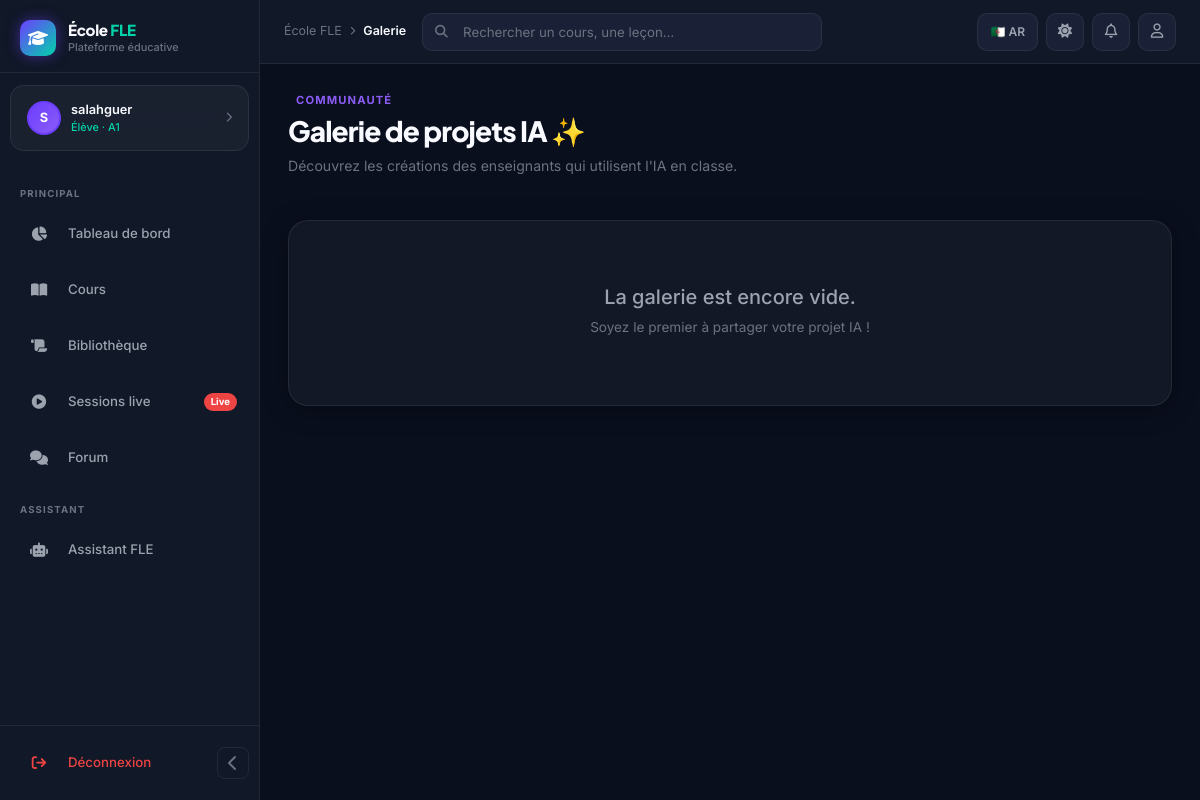
/ai/gallery/ (signed in), run on the app's committed database.
### apps/accounts/models.py (models this page shows, shortened)
class User(AbstractUser):
    class Role(models.TextChoices):
        ADMIN = 'admin', _('Administrateur')
        TEACHER = 'teacher', _('Enseignant')
        STUDENT = 'student', _('Élève')
        GUEST = 'guest', _('Visiteur')
    class Level(models.TextChoices):
        A1 = 'A1', 'A1 - Débutant'
        A2 = 'A2', 'A2 - Élémentaire'
        B1 = 'B1', 'B1 - Intermédiaire'
    role = models.CharField(
        max_length=20,
        choices=Role.choices,
        default=Role.STUDENT,
        verbose_name=_('Rôle'),
    )
    bio = models.TextField(blank=True, verbose_name=_('Biographie'))
    avatar = models.ImageField(
        upload_to='avatars/',
        null=True,
        blank=True,
        verbose_name=_('Avatar'),
    )
    level = models.CharField(
        max_length=5,
        choices=Level.choices,
        default=Level.A1,
        blank=True,
        verbose_name=_('Niveau'),
    )
    phone = models.CharField(max_length=20, blank=True, verbose_name=_('Téléphone'))
    date_of_birth = models.DateField(null=True, blank=True, verbose_name=_('Date de naissance'))
    preferred_language = models.CharField(
        max_length=5,
        choices=[('fr', 'Français'), ('ar', 'العربية')],
        default='fr',
        verbose_name=_('Langue préférée'),
    )
    is_email_verified = models.BooleanField(default=False)
    created_at = models.DateTimeField(auto_now_add=True)
    updated_at = models.DateTimeField(auto_now=True)
    specialization = models.CharField(max_length=200, blank=True, verbose_name=_('Spécialisation'))
    years_experience = models.PositiveSmallIntegerField(null=True, blank=True)
    class Meta:
        verbose_name = _('Utilisateur')
        verbose_name_plural = _('Utilisateurs')
        ordering = ['-date_joined']
    @property
    def is_teacher(self):
        return self.role == self.Role.TEACHER
    @property
    def is_student(self):
        return self.role == self.Role.STUDENT
    @property
    def is_platform_admin(self):
        return self.role == self.Role.ADMIN or self.is_superuser

### apps/ai_tools/views.py (the view)
# urls.py: path('gallery/', views.gallery_view, name='gallery'),
@login_required
def gallery_view(request):
    projects = TeacherProject.objects.filter(is_featured=True)
    return render(request, 'ai_tools/gallery.html', {'projects': projects})

### templates/ai_tools/gallery.html (shortened to what this page needs)
{% extends 'base_dashboard.html' %}
{% block breadcrumb %}Galerie{% endblock %}
{% block content %}
<div class="page-header animate-in">
  <div class="d-flex align-items-start justify-content-between flex-wrap gap-3">
    <div>
      <div class="page-eyebrow">Communauté</div>
      <h1 class="page-title">Galerie de projets IA <span style="color:var(--gold);">✨</span></h1>
      <p class="page-subtitle">Découvrez les créations des enseignants qui utilisent l'IA en classe.</p>
    </div>
  </div>
</div>
<div class="row g-4">
  {% for project in projects %}
  {% if not project.is_featured %}
  <div class="col-md-6 col-xl-4 animate-in" style="animation-delay:{{ forloop.counter0 }}50ms;">
    <div style="background:var(--bg-card);border:1px solid var(--border);border-radius:var(--radius-lg);overflow:hidden;height:100%;display:flex;flex-direction:column;transition:all var(--transition);" onmouseenter="this.style.borderColor='var(--border-glow)';this.style.transform='translateY(-3px)'" onmouseleave="this.style.borderColor='var(--border)';this.style.transform='none'">
      {% if project.thumbnail %}
      <div style="height:140px;overflow:hidden;"><img src="{{ project.thumbnail.url }}" style="width:100%;height:100%;object-fit:cover;transition:transform .4s ease;" onmouseenter="this.style.transform='scale(1.05)'" onmouseleave="this.style.transform='none'"></div>
      {% else %}
      <div style="height:140px;background:linear-gradient(135deg,var(--violet-dim),var(--mint-dim));display:flex;align-items:center;justify-content:center;font-size:3rem;">🤖</div>
      {% endif %}
      <div style="padding:18px;flex:1;display:flex;flex-direction:column;">
        <div style="display:flex;flex-wrap:wrap;gap:4px;margin-bottom:10px;">
          {% for tool in project.tools_used %}<span class="pill pill-muted" style="font-size:.6rem;">{{ tool }}</span>{% endfor %}
        </div>
        <div style="font-weight:700;font-size:.9rem;color:var(--text-primary);margin-bottom:6px;flex:1;">{{ project.title }}</div>
        <p style="font-size:.77rem;color:var(--text-muted);line-height:1.5;margin-bottom:14px;">{{ project.description|truncatewords:15 }}</p>
        <div style="display:flex;align-items:center;justify-content:space-between;padding-top:12px;border-top:1px solid var(--border);">
          <div style="font-size:.72rem;color:var(--text-muted);display:flex;align-items:center;gap:6px;">
            <div style="width:22px;height:22px;border-radius:50%;background:linear-gradient(135deg,var(--violet),var(--mint));display:flex;align-items:center;justify-content:center;font-size:.55rem;font-weight:700;color:#fff;">{{ project.teacher.first_name|first|default:project.teacher.username|first|upper }}</div>
            {{ project.teacher.username }}
          </div>
          <div style="display:flex;align-items:center;gap:8px;">
            <span style="font-size:.72rem;color:var(--text-muted);"><i class="fa-regular fa-heart me-1"></i>{{ project.likes }}</span>
            {% if project.project_url %}<a href="{{ project.project_url }}" target="_blank" class="btn-ghost" style="font-size:.72rem;padding:5px 10px;"><i class="fa-solid fa-arrow-up-right-from-square"></i></a>{% endif %}
          </div>
        </div>
      </div>
    </div>
  </div>
  {% endif %}
  {% empty %}
  <div class="col-12 animate-in">
    <div class="glass-card p-5 text-center">
      <h5 style="color:var(--text-secondary);">La galerie est encore vide.</h5>
      <p style="color:var(--text-muted);font-size:.85rem;margin-bottom:20px;">Soyez le premier à partager votre projet IA !</p>
    </div>
  </div>
  {% endfor %}
</div>
{% endblock %}

### templates/base_dashboard.html (shortened to what this page needs)
{% load static %}
<!DOCTYPE html>
<html lang="{{ LANGUAGE_CODE|default:'fr' }}" dir="{% if LANGUAGE_CODE == 'ar' %}rtl{% else %}ltr{% endif %}" data-theme="dark">
<head>
  <link href="https://cdn.jsdelivr.net/npm/bootstrap@5.3.3/dist/css/bootstrap.min.css" rel="stylesheet">
  <link href="https://cdnjs.cloudflare.com/ajax/libs/font-awesome/6.5.1/css/all.min.css" rel="stylesheet">
</head>
<body>
<aside class="sidebar" id="sidebar">
  <a href="{% url 'home' %}" class="sidebar-brand">
    <div class="sidebar-brand-icon"><i class="fa-solid fa-graduation-cap"></i></div>
    <div class="sidebar-brand-text">
      <div class="brand-name">École <span style="color:var(--mint)">FLE</span></div>
      <div class="brand-sub">Plateforme éducative</div>
    </div>
  </a>
  <div class="sidebar-user" onclick="window.location='{% url 'accounts:profile' %}'">
    <div class="sidebar-user-avatar-placeholder">
      {{ request.user.first_name|first|default:request.user.username|first|upper }}
    </div>
    <div class="sidebar-user-info">
      <div class="sidebar-user-name">{{ request.user.get_full_name|default:request.user.username }}</div>
      <div class="sidebar-user-role">
        {% if request.user.is_teacher %}Enseignant
        {% elif request.user.is_platform_admin %}Administrateur
        {% else %}Élève · {{ request.user.level }}{% endif %}
      </div>
    </div>
    <i class="fa-solid fa-chevron-right sidebar-user-chevron" style="color:var(--text-muted);font-size:.65rem;"></i>
  </div>
  <nav class="sidebar-nav">
    <div class="sidebar-section-label">Principal</div>
    <a href="{% url 'accounts:dashboard' %}" class="nav-item-link {% block nav_dashboard %}{% endblock %}">
      <div class="nav-item-icon"><i class="fa-solid fa-chart-pie"></i></div>
      <span class="nav-label">Tableau de bord</span>
    </a>
    <a href="{% url 'courses:list' %}" class="nav-item-link {% block nav_courses %}{% endblock %}">
      <div class="nav-item-icon"><i class="fa-solid fa-book-open"></i></div>
      <span class="nav-label">Cours</span>
    </a>
    <a href="{% url 'courses:library' %}" class="nav-item-link {% block nav_library %}{% endblock %}">
      <div class="nav-item-icon"><i class="fa-solid fa-scroll"></i></div>
      <span class="nav-label">Bibliothèque</span>
    </a>
    <a href="{% url 'live_stream:list' %}" class="nav-item-link {% block nav_live %}{% endblock %}">
      <div class="nav-item-icon"><i class="fa-solid fa-circle-play"></i></div>
      <span class="nav-label">Sessions live</span>
      <span class="nav-badge" style="background:var(--red);">Live</span>
    </a>
    <a href="{% url 'courses:forum' %}" class="nav-item-link {% block nav_forum %}{% endblock %}">
      <div class="nav-item-icon"><i class="fa-solid fa-comments"></i></div>
      <span class="nav-label">Forum</span>
    </a>
    {% if request.user.is_student %}
    <div class="sidebar-section-label">Assistant</div>
    <a href="/ai/chatbot/" class="nav-item-link">
        <div class="nav-item-icon"><i class="fa-solid fa-robot"></i></div>
        <span class="nav-label">Assistant FLE</span>
    </a>
    {% endif %}
  </nav>
  <div class="sidebar-footer">
    <div class="d-flex align-items-center justify-content-between">
      <a href="{% url 'accounts:logout' %}" class="nav-item-link" style="flex:1; color:var(--red); margin:0;">
        <div class="nav-item-icon"><i class="fa-solid fa-arrow-right-from-bracket"></i></div>
        <span class="nav-label">Déconnexion</span>
      </a>
      <button class="sidebar-toggle" id="sidebarToggle" title="Réduire la sidebar">
        <i class="fa-solid fa-chevron-left" id="sidebarToggleIcon"></i>
      </button>
    </div>
  </div>
</aside>
<div class="main-wrapper" id="mainWrapper">
  <header class="topbar">
    <div class="d-none d-md-flex align-items-center gap-2" style="color:var(--text-muted); font-size:.78rem;">
      <span>École FLE</span>
      <i class="fa-solid fa-chevron-right" style="font-size:.55rem;"></i>
      <span style="color:var(--text-primary); font-weight:600;">{% block breadcrumb %}Dashboard{% endblock %}</span>
    </div>
    <div class="topbar-search d-none d-md-block">
      <i class="fa-solid fa-magnifying-glass search-icon"></i>
      <input type="text" placeholder="Rechercher un cours, une leçon…">
    </div>
    <div class="topbar-actions">
      <form action="{% url 'set_language' %}" method="post">
        {% if LANGUAGE_CODE == 'fr' %}
          <button type="submit" class="lang-btn">🇩🇿 AR</button>
        {% else %}
          <input type="hidden" name="language" value="fr">
          <button type="submit" class="lang-btn">🇫🇷 FR</button>
        {% endif %}
      </form>
      <button class="theme-toggle-btn" id="themeToggle" title="Changer le thème">
        <i class="fa-solid fa-moon" id="themeIcon"></i>
      </button>
      <a href="{% url 'accounts:notifications' %}" class="topbar-btn">
        <i class="fa-regular fa-bell"></i>
      </a>
      <a href="{% url 'accounts:profile' %}" class="topbar-btn">
        <i class="fa-regular fa-user"></i>
      </a>
    </div>
  </header>
  <main class="page-content">
    {% block content %}{% endblock %}
  </main>
</div>
</body>
</html>

### data on the page
User: user.first_name|first "S", user.get_full_name "salahguer", user.level "A1"
